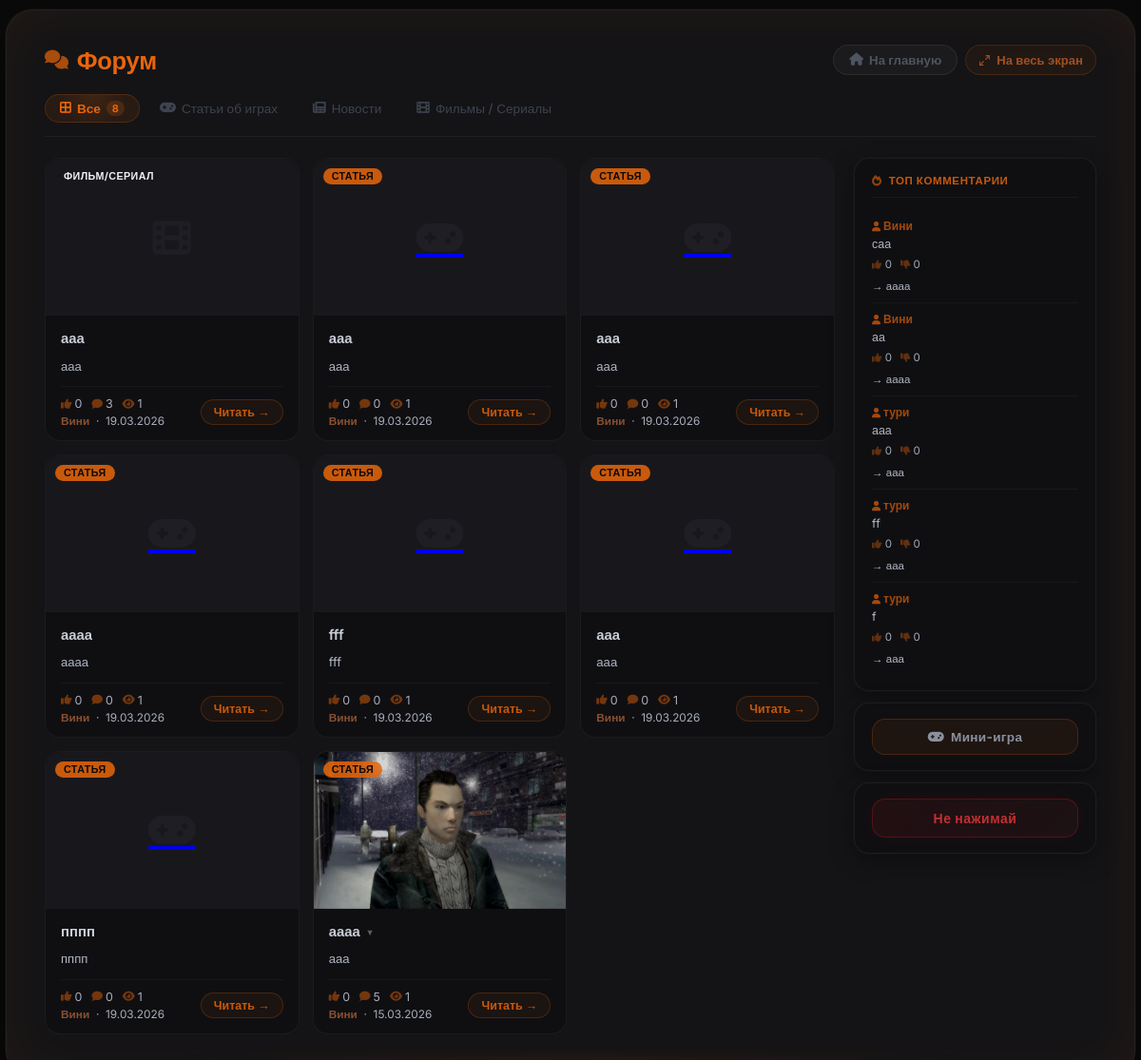
/forum, run on an earlier commit of the app's database.
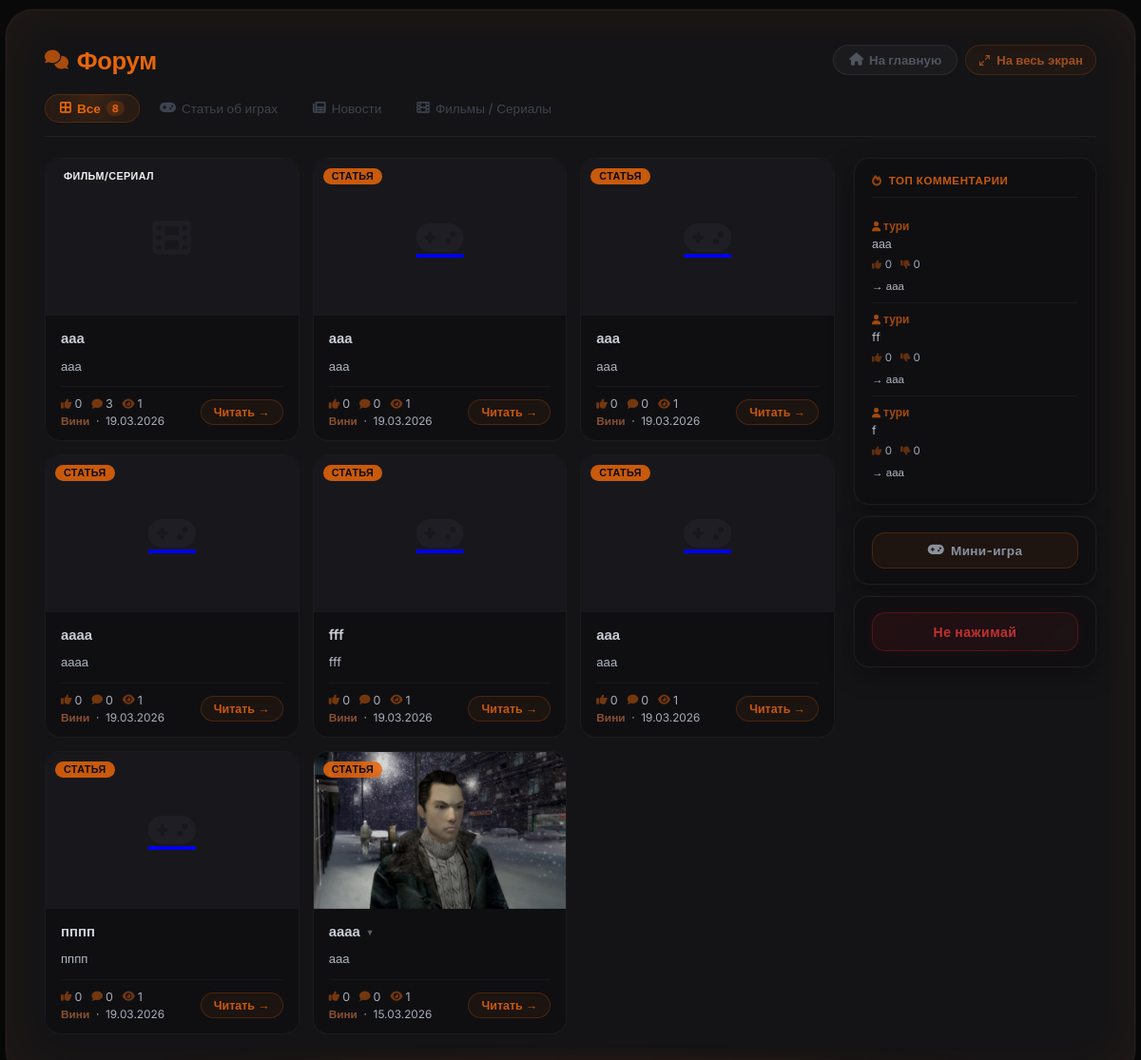
And on a later commit of the database.
### models.py (models this page shows, shortened)
class Article(db.Model):
    __tablename__ = 'articles'
    id          = db.Column(db.Integer, primary_key=True)
    title       = db.Column(db.String(300), nullable=False)
    preview     = db.Column(db.Text, nullable=True)       # краткое описание
    content     = db.Column(db.Text, nullable=False)
    image       = db.Column(db.String(500), nullable=True)  # URL изображения (старый способ)
    image_file  = db.Column(db.String(300), nullable=True)  # имя файла загруженного изображения
    video_url   = db.Column(db.String(500), nullable=True)  # ссылка на YouTube
    video_file  = db.Column(db.String(300), nullable=True)  # загруженный видео-файл
    category    = db.Column(db.String(50), default='article')
    views       = db.Column(db.Integer, default=0)
    likes       = db.Column(db.Integer, default=0)
    dislikes    = db.Column(db.Integer, default=0)
    created_at  = db.Column(db.DateTime, default=datetime.utcnow)
    updated_at  = db.Column(db.DateTime, default=datetime.utcnow, onupdate=datetime.utcnow)
    author_id   = db.Column(db.Integer, db.ForeignKey('users.id'), nullable=False)
    game_id     = db.Column(db.Integer, db.ForeignKey('games.id'), nullable=True)
    comments    = db.relationship('Comment',      backref='article', lazy='dynamic',
                                  cascade='all, delete-orphan')
    votes       = db.relationship('Vote',         backref='article', lazy='dynamic',
                                  cascade='all, delete-orphan')
    extra_pages = db.relationship('ExtraPage',    backref='article', lazy='dynamic',
                                  cascade='all, delete-orphan')
    dropdown_items = db.relationship('DropdownItem', backref='article', lazy='dynamic',
                                     cascade='all, delete-orphan', order_by='DropdownItem.order')
    article_views  = db.relationship('ArticleView',  backref='article', lazy='dynamic',
                                     cascade='all, delete-orphan')
    def get_image_url(self):
        if self.image_file:
            return f'/static/uploads/{self.image_file}'
        if self.image:
            return self.image
        return None

class User(db.Model, UserMixin):
    __tablename__ = 'users'
    id             = db.Column(db.Integer, primary_key=True)
    username       = db.Column(db.String(80),  unique=True, nullable=False)
    email          = db.Column(db.String(120), unique=True, nullable=False)
    password_hash  = db.Column(db.String(256), nullable=False)
    role           = db.Column(db.Integer, default=0)
    created_at     = db.Column(db.DateTime, default=datetime.utcnow)   # дата регистрации
    last_seen      = db.Column(db.DateTime, default=datetime.utcnow)
    banned_until   = db.Column(db.DateTime, nullable=True)
    ban_reason     = db.Column(db.String(500), nullable=True)
    banned_by_id   = db.Column(db.Integer, db.ForeignKey('users.id'), nullable=True)
    recovery_key   = db.Column(db.String(256), nullable=True)
    avatar         = db.Column(db.String(300), nullable=True)
    terms_agreed   = db.Column(db.Boolean, default=False)
    privacy_agreed = db.Column(db.Boolean, default=False)
    articles       = db.relationship('Article',  backref='author',     lazy='dynamic', foreign_keys='Article.author_id')
    comments       = db.relationship('Comment',  backref='author',     lazy='dynamic', foreign_keys='Comment.author_id')
    votes          = db.relationship('Vote',     backref='user',       lazy='dynamic')
    extra_pages    = db.relationship('ExtraPage', backref='author',    lazy='dynamic', foreign_keys='ExtraPage.author_id')
    comment_reactions = db.relationship('CommentReaction', backref='user', lazy='dynamic')

class Comment(db.Model):
    __tablename__ = 'comments'
    id         = db.Column(db.Integer, primary_key=True)
    content    = db.Column(db.Text, nullable=False)
    created_at = db.Column(db.DateTime, default=datetime.utcnow)
    article_id = db.Column(db.Integer, db.ForeignKey('articles.id'), nullable=False)
    author_id  = db.Column(db.Integer, db.ForeignKey('users.id'),    nullable=False)
    parent_id  = db.Column(db.Integer, db.ForeignKey('comments.id'), nullable=True)
    likes      = db.Column(db.Integer, default=0)
    dislikes   = db.Column(db.Integer, default=0)
    replies    = db.relationship('Comment',
                                 backref=db.backref('parent', remote_side='Comment.id'),
                                 lazy='dynamic',
                                 cascade='all, delete-orphan',
                                 primaryjoin='Comment.parent_id == Comment.id',
                                 order_by='Comment.created_at')
    reactions  = db.relationship('CommentReaction', backref='comment', lazy='dynamic',
                                 cascade='all, delete-orphan')

### app.py (the view)
@app.route('/forum')
def forum():
    category     = request.args.get('category', 'all')
    q            = Article.query
    if category in ('article', 'news', 'film'):
        q = q.filter_by(category=category)
    articles     = q.order_by(Article.created_at.desc()).all()
    top_comments = Comment.query.order_by(Comment.likes.desc()).limit(5).all()
    settings     = SiteSettings.get()
    return render_template('forum.html', articles=articles,
                           category=category, top_comments=top_comments,
                           chaos_button_enabled=settings.chaos_button_enabled)

### app.py (called while the page is built)
@app.before_request
def update_last_seen():
    if current_user.is_authenticated:
        from flask import g as _g
        _now = datetime.utcnow()
        _last = session.get('_ls_ts', 0)
        if _now.timestamp() - _last > 60:
            current_user.last_seen = _now
            db.session.commit()
            session['_ls_ts'] = _now.timestamp()

### models.py (called while the page is built)
    @staticmethod
    def get():
        s = SiteSettings.query.first()
        if not s:
            s = SiteSettings(chaos_button_enabled=False)
            db.session.add(s)
            db.session.commit()
        return s

### templates/forum.html (shortened to what this page needs)
{% extends "base.html" %}
{% block body_class %}has-own-fs{% endblock %}
{% block content %}
<div class="forum-outer">
<div class="forum-card">
    <div class="forum-header">
        <h1 class="forum-title"><i class="fas fa-comments"></i> Форум</h1>
        <div style="display:flex; gap:8px; flex-wrap:wrap;">
            <a href="{{ url_for('index') }}" class="btn btn-secondary"><i class="fas fa-home"></i> На главную</a>
            <button id="fsBtn" onclick="_fsToggle()" title="На весь экран" style="
                display:inline-flex;align-items:center;gap:6px;padding:7px 13px;border-radius:20px;
                background:rgba(232,101,10,0.06);border:1px solid rgba(232,101,10,0.18);
                color:#a05020;font-size:0.82rem;font-weight:600;cursor:pointer;
                font-family:inherit;transition:all 0.2s;
            " onmouseover="this.style.background='rgba(232,101,10,0.14)';this.style.color='#e8650a';this.style.borderColor='rgba(232,101,10,0.4)'"
               onmouseout="this.style.background='rgba(232,101,10,0.06)';this.style.color='#a05020';this.style.borderColor='rgba(232,101,10,0.18)'">
                <svg style="width:13px;height:13px;stroke:currentColor;fill:none;stroke-width:2;stroke-linecap:round;stroke-linejoin:round" viewBox="0 0 24 24" id="fsBtnSvg">
                    <polyline points="15 3 21 3 21 9"/><polyline points="9 21 3 21 3 15"/>
                    <line x1="21" y1="3" x2="14" y2="10"/><line x1="3" y1="21" x2="10" y2="14"/>
                </svg>
                <span id="fsBtnLabel">На весь экран</span>
            </button>
        </div>
    </div>
    <div class="forum-tabs">
        <a href="{{ url_for('forum', category='all') }}" class="tab-link {% if category == 'all' %}active{% endif %}">
            <i class="fas fa-border-all"></i> Все
            {% if category == 'all' and articles %}<span class="tab-count">{{ articles|length }}</span>{% endif %}
        </a>
        <a href="{{ url_for('forum', category='article') }}" class="tab-link {% if category == 'article' %}active{% endif %}">
            <i class="fas fa-gamepad"></i> Статьи об играх
        </a>
        <a href="{{ url_for('forum', category='news') }}" class="tab-link {% if category == 'news' %}active{% endif %}">
            <i class="fas fa-newspaper"></i> Новости
        </a>
        <a href="{{ url_for('forum', category='film') }}" class="tab-link {% if category == 'film' %}active{% endif %}">
            <i class="fas fa-film"></i> Фильмы / Сериалы
        </a>
    </div>
    <div class="forum-body">
        <div class="cards-grid">
            {% if articles %}
                {% for art in articles %}
                <div class="article-card">
                    <span class="card-badge {{ art.category }}">{% if art.category == 'news' %}Новость{% elif art.category == 'film' %}Фильм/Сериал{% else %}Статья{% endif %}</span>
                    <a href="{{ url_for('article', article_id=art.id) }}" class="card-thumb-link">
                        {% if art.get_image_url() %}
                            <img src="{{ art.get_image_url() }}" alt="{{ art.title }}" class="card-thumb">
                        {% else %}
                            <div class="card-thumb-ph"><i class="fas fa-{% if art.category == 'news' %}newspaper{% elif art.category == 'film' %}film{% else %}gamepad{% endif %}"></i></div>
                        {% endif %}
                    </a>
                    <div class="card-body">
                        <div class="card-title-wrap">
                            <a href="{{ url_for('article', article_id=art.id) }}" class="card-title">
                                {{ art.title }}
                                {% set drops = art.dropdown_items | selectattr('is_active') | list %}
                                {% if drops %}<span class="drop-arrow">▾</span>{% endif %}
                            </a>
                            {% set drops = art.dropdown_items | selectattr('is_active') | list %}
                        </div>
                        {% if art.preview %}
                            <p class="card-preview">{{ art.preview }}</p>
                        {% elif art.content %}
                            <p class="card-preview">{{ art.content | striptags | truncate(110) }}</p>
                        {% endif %}
                        <div class="card-footer">
                            <div>
                                <div class="card-stats">
                                    <span><i class="fas fa-thumbs-up"></i> {{ art.likes }}</span>
                                    <span><i class="fas fa-comment"></i> {{ art.comments.count() }}</span>
                                    <span><i class="fas fa-eye"></i> {{ art.views }}</span>
                                </div>
                                <div class="card-info" style="margin-top:4px;">
                                    <strong>{{ art.author.username }}</strong> &nbsp;·&nbsp; {{ art.created_at.strftime('%d.%m.%Y') }}
                                </div>
                            </div>
                            <a href="{{ url_for('article', article_id=art.id) }}" class="read-btn">Читать →</a>
                        </div>
                    </div>
                </div>
                {% endfor %}
            {% else %}
                <div class="cards-empty">
                    <i class="fas fa-comments"></i>
                    <p>Статей пока нет</p>
                </div>
            {% endif %}
        </div>
        <aside class="forum-sidebar">
            <div class="sidebar-block">
                <div class="sb-title"><i class="fas fa-fire"></i> Топ комментарии</div>
                {% if top_comments %}
                    {% for comment in top_comments %}
                    <div class="top-comment">
                        <div class="tc-author"><i class="fas fa-user" style="font-size:0.65rem; margin-right:3px;"></i>{{ comment.author.username }}</div>
                        <div class="tc-text">{{ comment.content }}</div>
                        <div class="tc-stats"><span><i class="fas fa-thumbs-up"></i> {{ comment.likes }}</span><span><i class="fas fa-thumbs-down"></i> {{ comment.dislikes }}</span></div>
                        <a href="{{ url_for('article', article_id=comment.article_id) }}#comment-{{ comment.id }}" class="tc-link">→ {{ comment.article.title | truncate(28) }}</a>
                    </div>
                    {% endfor %}
                {% else %}
                    <div style="color:#1e2028; font-size:0.8rem; text-align:center; padding:14px 0;">
                        <i class="fas fa-comment-slash" style="display:block; font-size:1.6rem; margin-bottom:7px; opacity:0.08;"></i>
                        Комментариев пока нет
                    </div>
                {% endif %}
            </div>
            <div class="sidebar-block">
                <button id="ogOpenBtn" style="
                    width:100%; padding:10px 0; border-radius:14px; font-size:0.85rem;
                    font-weight:700; cursor:pointer; font-family:inherit;
                    background:rgba(232,101,10,0.07); border:1px solid rgba(232,101,10,0.2);
                    color:#8a909e; letter-spacing:0.3px; transition:all 0.2s;
                    display:flex; align-items:center; justify-content:center; gap:7px;
                " onmouseover="this.style.background='rgba(232,101,10,0.14)';this.style.color='#e8650a';this.style.borderColor='rgba(232,101,10,0.4)';"
                   onmouseout="this.style.background='rgba(232,101,10,0.07)';this.style.color='#8a909e';this.style.borderColor='rgba(232,101,10,0.2)';">
                    <i class="fas fa-gamepad"></i> Мини-игра
                </button>
            </div>
            {% if chaos_button_enabled %}
            <div class="sidebar-block" id="chaosBlock">
                <button id="chaosBtn" onclick="triggerChaos()" style="
                    width:100%; padding:11px 0; border-radius:14px; font-size:0.88rem;
                    font-weight:800; cursor:pointer; font-family:inherit;
                    background:linear-gradient(135deg,rgba(180,20,20,0.12),rgba(232,64,64,0.06));
                    border:1px solid rgba(200,30,30,0.3); color:#c03030;
                    letter-spacing:0.5px; transition:all 0.25s;
                    display:flex; align-items:center; justify-content:center; gap:8px;
                    box-shadow: 0 0 18px rgba(200,30,30,0.08);
                    animation: chaosPulse 2.5s ease-in-out infinite;
                ">
                    Не нажимай
                </button>
            </div>
            {% endif %}
        </aside>
    </div>
</div>
</div>
{% endblock %}

### templates/base.html (shortened to what this page needs)
<!DOCTYPE html>
<html lang="ru">
<head>
    <link rel="stylesheet" href="https://cdnjs.cloudflare.com/ajax/libs/font-awesome/6.0.0-beta3/css/all.min.css">
</head>
<body class="{% block body_class %}{% endblock %}">
    <div class="container">
        {% block content %}{% endblock %}
    </div>
</body>
</html>

### templates/base.html (style rules this page uses)
* { margin:0; padding:0; box-sizing:border-box; }
body { background:#0a0a0b; color:#f0f0f0; font-family:'Inter',sans-serif; min-height:100vh; display:flex; justify-content:center; align-items:center; padding:20px; }
.container { max-width:800px; width:100%; background:#141416; border-radius:48px; padding:48px; box-shadow:0 0 0 1px rgba(232,101,10,0.06), 0 25px 50px rgba(0,0,0,0.7); border:1px solid rgba(255,255,255,0.06); }
h1, h2 { color:#ff6600; margin-bottom:20px; }
.btn { background:#e8650a; color:#0a0a0b; border:none; padding:12px 24px; border-radius:60px; cursor:pointer; font-weight:600; transition:0.2s; }
.btn-secondary { background:rgba(255,255,255,0.04); color:#c9cdd6; border:1px solid rgba(232,101,10,0.25); }

What changed in the data, as far as the page shows it:
removed Comment: author.username "Вини", content "саа", likes "0", dislikes "0", article "аааа"
removed Comment: author.username "Вини", content "аа", likes "0", dislikes "0", article "аааа"
computed for Article (number 8 of 8 on the later page): comments.count "5" → "0"
